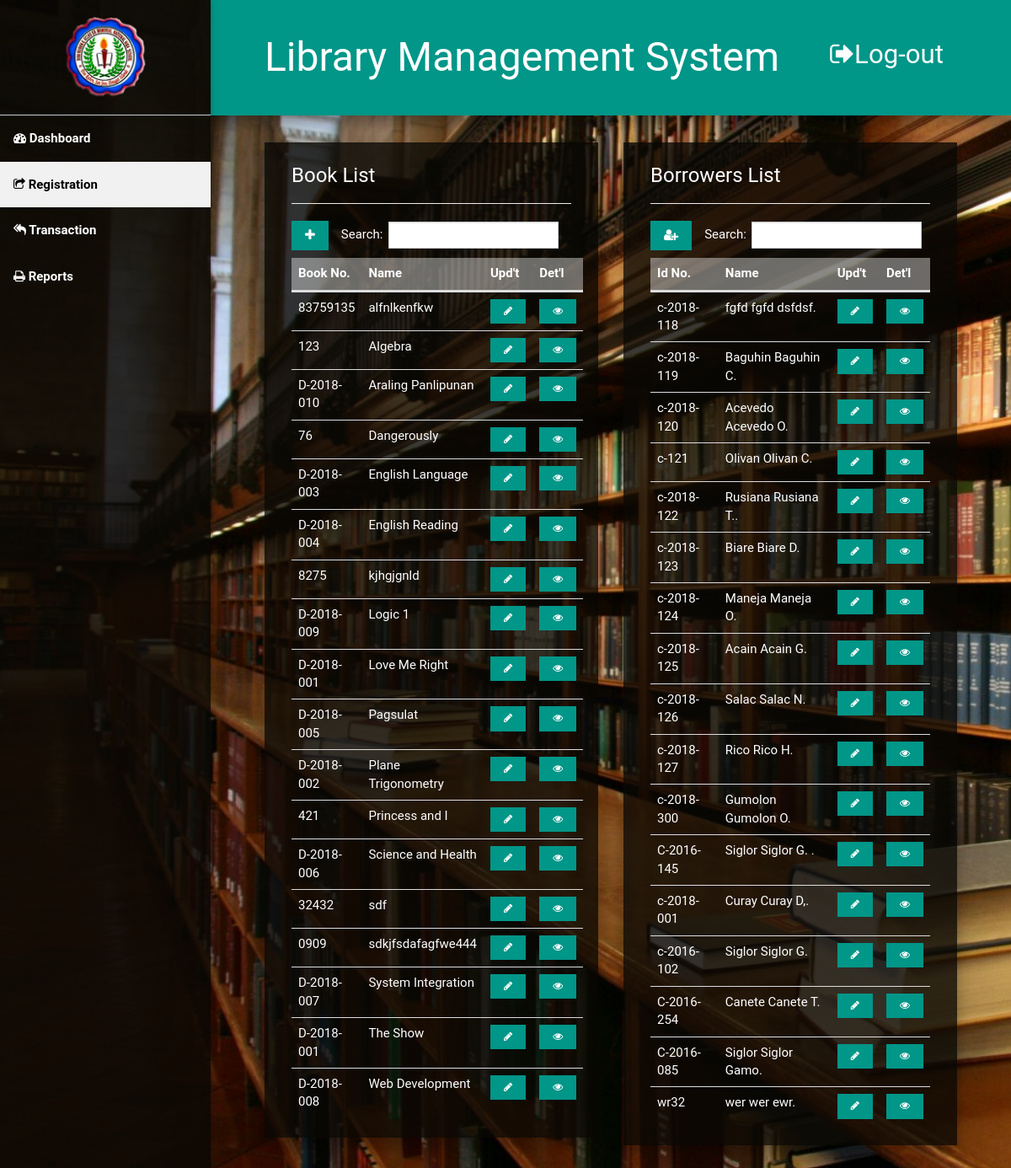
Page /pages/view/transaction.php (signed in) on the committed database.
### tables this page shows
CREATE TABLE `info_book` (
  `bookId` int(11) NOT NULL,
  `bookNo` varchar(32) NOT NULL,
  `bookName` varchar(64) NOT NULL,
  `bookISBN` varchar(32) NOT NULL,
  `bookPlace` varchar(255) NOT NULL,
  `bookCopy` int(11) NOT NULL
);

CREATE TABLE `info_borrower` (
  `borrowerId` int(11) NOT NULL,
  `studentid` varchar(32) NOT NULL,
  `firstname` varchar(32) NOT NULL,
  `middlename` varchar(32) NOT NULL,
  `lastname` varchar(32) NOT NULL,
  `phone` varchar(32) NOT NULL,
  `address` varchar(255) NOT NULL
);

### pages/view/transaction.php (the view, shortened to what this page needs)
<!DOCTYPE html>
<html>
  <?php include_once '../../pages/static/header.php'; ?>
<body>
  <?php include_once '../../pages/static/navigation.php'; ?>
  <div class="w3-container w3-padding-jumbo">
    <div class="row">
      <div class="col-sm-6">
        <div class="w3-container w3-padding-xlarge w3-card-12">
          <h3>Book List</h3><hr>
           <a href="addbook.php" class="w3-btn w3-teal pull-left" title="Add Book"><i class="fa fa-plus"></i></a>
           <table class="table table-hover" id="showTable">
            <thead>
              <tr>
                <th>Book No.</th>
                <th>Name</th>
                <th>Upd't</th>
                <th>Det'l</th>
              </tr>
            </thead>
              <tbody>
                <?php
                  $st = $conn->prepare("SELECT info_book.bookId, `bookNo`, `bookName`, `bookCat`, `bookAut`, `bookPub`, `bookCopy` FROM `info_book`
                  INNER JOIN `info_bookjunc` ON info_book.bookId = info_bookjunc.bookId
                  INNER JOIN `info_bookcat`  ON info_bookcat.bookCatId = info_bookjunc.bookCatId
                  INNER JOIN `info_bookaut`  ON info_bookaut.bookAutId = info_bookjunc.bookAutId
                  INNER JOIN `info_bookpub`  ON info_bookpub.bookPubId = info_bookjunc.bookPubId ORDER BY `bookName` ASC");
                  if ($st->execute()) {
                  $r = $st->get_result();
                  while ($f = $r->fetch_array()) { ?>
                    <tr>
                      <td><?php echo $f["bookNo"]; ?></td>
                      <td><?php echo $f["bookName"]; ?></td>
                      <td><a href="updateBook.php?q=<?php echo $f["bookId"]; ?>" class="w3-btn w3-teal w3-small"><i class="fa fa-pencil"></i></a></td>
                      <td class="w3-center" id="<?php echo $f["bookId"]; ?>"><a href="#" class="w3-btn w3-teal w3-small bbook" id="showDetails<?php echo $f["bookId"]; ?>"><i class="fa fa-eye"></i></a></td>
                    </tr>
                <?php $count++;
                    }
                  }
                ?>
              </tbody>
            </table>
          </div>
        </div>
      <div class="col-sm-6">
        <div class="w3-container w3-padding-xlarge w3-card-12">
          <h3>Borrowers List</h3><hr>
            <a href="addborrower.php" class="w3-btn w3-teal pull-left"><i class="fa fa-user-plus" title="Add Borrower"></i></a>
              <table class="table table-hover" id="showTable1">
                <thead>
                  <tr>
                    <th>Id No.</th>
                    <th>Name</th>
                    <th>Upd't</th>
                    <th>Det'l</th>
                  </tr>
                </thead>
                <tbody>
                  <?php
                    $st = $conn->prepare("SELECT info_borrower.borrowerId, `studentid`, `firstname`, `middlename`, `lastname`, `phone`, `address` FROM `info_borrower`
                    INNER JOIN `info_borrowerjunc` ON info_borrower.borrowerId = info_borrowerjunc.borrowerId
                    INNER JOIN `info_level` ON info_level.levelId = info_borrowerjunc.levelId ");
                    if ($st->execute()) {
                    $r = $st->get_result();
                    while ($f = $r->fetch_array()) { ?>
                      <tr>
                        <td><?php echo $f["studentid"]; ?></td>
                        <td><?php echo $f["lastname"].' '.$f["lastname"].' '.$f["middlename"]; ?>.</td>
                        <td class="w3-center"><a href="updateborrower.php?q=<?php echo $f["borrowerId"]; ?>" data-toggle="modal" class="w3-btn w3-teal w3-small"><i class="fa fa-pencil"></i></a></td>
                        <td class="w3-center" id="<?php echo $f["borrowerId"]; ?>"><a href="#" class="w3-btn w3-teal w3-small bborrower" id="showPersonal<?php echo $f["borrowerId"]; ?>"><i class="fa fa-eye"></i></a></td>
                      </tr>
                    <?php $count++;
                    }
                  }
                ?>
              </tbody>
            </table>
          </div>
        </div>
    </div>
  </div>
  <?php include_once '../../pages/static/footer.php'; ?>
</body>
</html>

### assets/css/w3.css (style rules this page uses)
* { -webkit-box-sizing:border-box;-moz-box-sizing:border-box;box-sizing:border-box }
html { -ms-text-size-adjust:100%;-webkit-text-size-adjust:100% }
body { margin:0 }
a { -webkit-tap-highlight-color:transparent;background-color:transparent }
hr { -moz-box-sizing:content-box;box-sizing:content-box }
html,body { font-family:Verdana,sans-serif;font-size:15px;line-height:1.5 }
h1,h2,h3,h4,h5,h6,.w3-slim,.w3-wide { font-family:"Segoe UI",Arial,sans-serif }
h3 { font-size:24px }
h1,h2,h3,h4,h5,h6 { font-weight:400;margin:10px 0 }
hr { height:0;border:0;border-top:1px solid #eee;margin:20px 0 }
a { color:inherit }
table { border-collapse:collapse;border-spacing:0;width:100%;display:table }
table,th,td { border:none }
.w3-btn,.w3-btn-block { border:none;display:inline-block;outline:0;padding:6px 16px;vertical-align:middle;overflow:hidden;text-decoration:none !important;color:#fff;background-color:#000;text-align:center;cursor:pointer;white-space:nowrap }
.w3-btn,.w3-btn-floating,.w3-btn-floating-large { -webkit-touch-callout:none;-webkit-user-select:none;-khtml-user-select:none;-moz-user-select:none;-ms-user-select:none;user-select:none; }
.w3-navbar a,.w3-topnav a,.w3-sidenav a,.w3-dropnav a,.w3-pagination li a,.w3-hoverable tbody tr,.w3-btn,.w3-btn-floating,.w3-btn-floating-large,.w3-hover-opacity,.w3-hover-shadow,.w3-accordion-content a,.w3-dropdown-content a,.w3-dropdown-click:hover,.w3-dropdown-hover:hover,.w3-opennav,.w3-closenav,.w3-closebtn, .w3-hover-amber,.w3-hover-aqua,.w3-hover-blue,.w3-hover-light-blue,.w3-hover-brown,.w3-hover-cyan,.w3-hover-blue-grey,.w3-hover-green,.w3-hover-light-green,.w3-hover-indigo,.w3-hover-khaki,.w3-hover-lime,.w3-hover-orange,.w3-hover-deep-orange,.w3-hover-pink, .w3-hover-purple,.w3-hover-deep-purple,.w3-hover-red,.w3-hover-sand,.w3-hover-teal,.w3-hover-yellow,.w3-hover-white,.w3-hover-black,.w3-hover-grey,.w3-hover-light-grey,.w3-hover-dark-grey,.w3-hover-text-amber,.w3-hover-text-aqua,.w3-hover-text-blue,.w3-hover-text-light-blue, .w3-hover-text-brown,.w3-hover-text-cyan,.w3-hover-text-blue-grey,.w3-hover-text-green,.w3-hover-text-light-green,.w3-hover-text-indigo,.w3-hover-text-khaki,.w3-hover-text-lime,.w3-hover-text-orange,.w3-hover-text-deep-orange,.w3-hover-text-pink,.w3-hover-text-purple, .w3-hover-text-deep-purple,.w3-hover-text-red,.w3-hover-text-sand,.w3-hover-text-teal,.w3-hover-text-yellow,.w3-hover-text-white,.w3-hover-text-black,.w3-hover-text-grey,.w3-hover-text-light-grey,.w3-hover-text-dark-grey { -webkit-transition:all 0.3s ease;transition:all 0.3s ease }
.w3-container:after,.w3-row:after,.w3-row-padding:after,.w3-topnav:after,.w3-clear:after,.w3-btn-group:before,.w3-btn-group:after { content:"";display:table;clear:both }
.w3-small { font-size:12px !important }
.w3-center { text-align:center !important }
.w3-padding-xlarge { padding:16px 32px !important }
.w3-padding-jumbo { padding:32px 64px !important }
.w3-container { padding:0.01em 16px }
.w3-card-12 { box-shadow:0 12px 16px 0 rgba(0,0,0,0.24),0 17px 50px 0 rgba(0,0,0,0.19) !important }
.w3-teal,.w3-hover-teal:hover { color:#fff !important;background-color:#009688 !important }

### assets/css/w3Teal.css (style rules this page uses)
body { font-family: Helvetica, Arial, sans-serif; background-image: url(../../upload/gallery/content.jpg); background-size: cover; background-attachment: fixed; }
.w3-card, .w3-card-2, .w3-card-3, .w3-card-12, .w3-card-4, .w3-card-8, div.panel-body>span.w3-tag { background: rgba(9, 8, 4, 0.8); }
table th { background: rgba(255, 255, 255, 0.4); }
.w3-container h3, table, span, label { color: #fff; }

### pages/static/header.php (style rules this page uses)
html, body, h1, h2, h3, h4, h5 { font-family: "RobotoDraft","Roboto",sans-serif; }

### rows in the picture
info_book: bookNo "83759135", bookName "alfnlkenfkw"
info_book: bookNo "123", bookName "Algebra"
info_book: bookNo "D-2018-010", bookName "Araling Panlipunan"
info_book: bookNo "76", bookName "Dangerously"
info_book: bookNo "D-2018-003", bookName "English Language"
info_book: bookNo "D-2018-004", bookName "English Reading"
info_book: bookNo "8275", bookName "kjhgjgnld"
info_book: bookNo "D-2018-009", bookName "Logic 1"
info_book: bookNo "D-2018-001", bookName "Love Me Right"
info_book: bookNo "D-2018-005", bookName "Pagsulat"
info_book: bookNo "D-2018-002", bookName "Plane Trigonometry"
info_book: bookNo "421", bookName "Princess and I"
info_book: bookNo "D-2018-006", bookName "Science and Health"
info_book: bookNo "32432", bookName "sdf"
info_book: bookNo "0909", bookName "sdkjfsdafagfwe444"
info_book: bookNo "D-2018-007", bookName "System Integration"
info_book: bookNo "D-2018-001", bookName "The Show"
info_book: bookNo "D-2018-008", bookName "Web Development"
info_borrower: studentid "c-2018-118", lastname "fgfd", middlename "dsfdsf"
info_borrower: studentid "c-2018-119", lastname "Baguhin", middlename "C"
info_borrower: studentid "c-2018-120", lastname "Acevedo", middlename "O"
info_borrower: studentid "c-121", lastname "Olivan", middlename "C"
info_borrower: studentid "c-2018-122", lastname "Rusiana", middlename "T."
info_borrower: studentid "c-2018-123", lastname "Biare", middlename "D"
info_borrower: studentid "c-2018-124", lastname "Maneja", middlename "O"
info_borrower: studentid "c-2018-125", lastname "Acain", middlename "G"
info_borrower: studentid "c-2018-126", lastname "Salac", middlename "N"
info_borrower: studentid "c-2018-127", lastname "Rico", middlename "H"
info_borrower: studentid "c-2018-300", lastname "Gumolon", middlename "O"
info_borrower: studentid "C-2016-145", lastname "Siglor", middlename "G."
info_borrower: studentid "c-2018-001", lastname "Curay", middlename "D,"
info_borrower: studentid "c-2016-102", lastname "Siglor", middlename "G"
info_borrower: studentid "C-2016-254", lastname "Canete", middlename "T"
info_borrower: studentid "C-2016-085", lastname "Siglor", middlename "Gamo"
info_borrower: studentid "wr32", lastname "wer", middlename "ewr"
